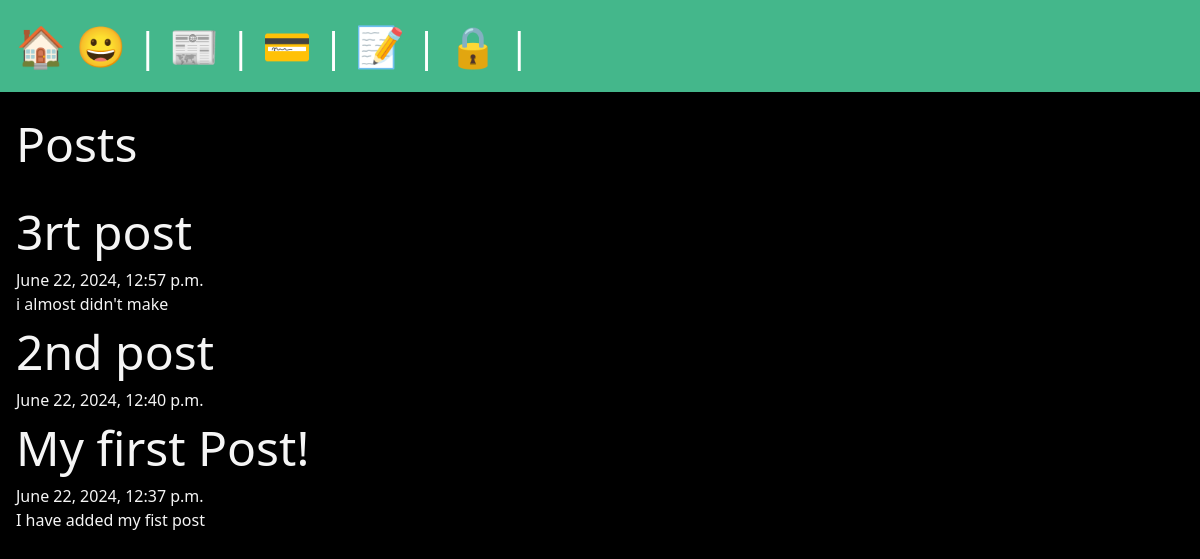
/posts/, run on an earlier commit of the app's database.
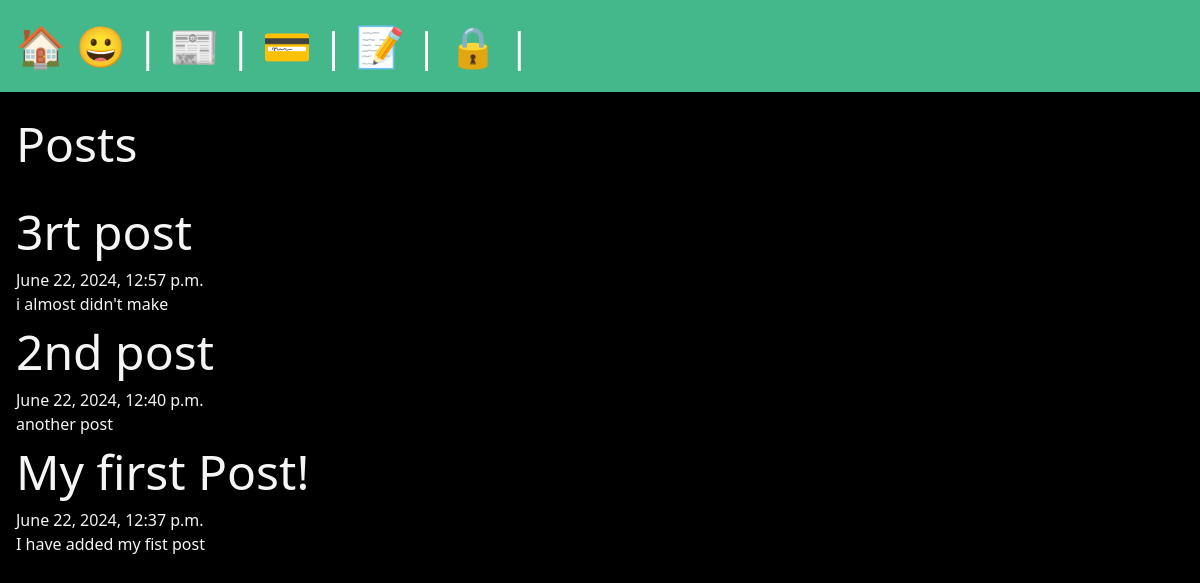
And on a later commit of the database.
### posts/models.py (models this page shows, shortened)
class Post(models.Model):
    title = models.CharField(max_length=255)
    body=models.TextField()
    slug=models.SlugField()
    date = models.DateTimeField(auto_now_add=True)
    banner = models.ImageField(default='fallback.png', upload_to='banners/')
    author = models.ForeignKey(User, on_delete=models.CASCADE, default=None)

### posts/views.py (the view)
# urls.py: path('', views.posts_list, name='list'),
def posts_list(request):
    posts=Post.objects.all().order_by('-date')
    return render(request, 'posts/post_list.html',{'posts':posts})

### posts/templates/posts/post_list.html (shortened to what this page needs)
{% extends 'layout.html' %}
{% block content %}
    <section>
        <h1>Posts<h1/>
        {% for post in posts %}
            <article>
                <h2>
                    <a href="{% url 'posts:post' slug=post.slug %}">
                        {{post.title}}
                    </a>
                </h2>
                <p>{{post.date}}<p/>
                <p>{{post.body}}<p/>
            </article>
        {% endfor %}
    </section>
{% endblock %}

What changed in the data, as far as the page shows it:
changed Post "2nd post": body (not shown) → "another post"
